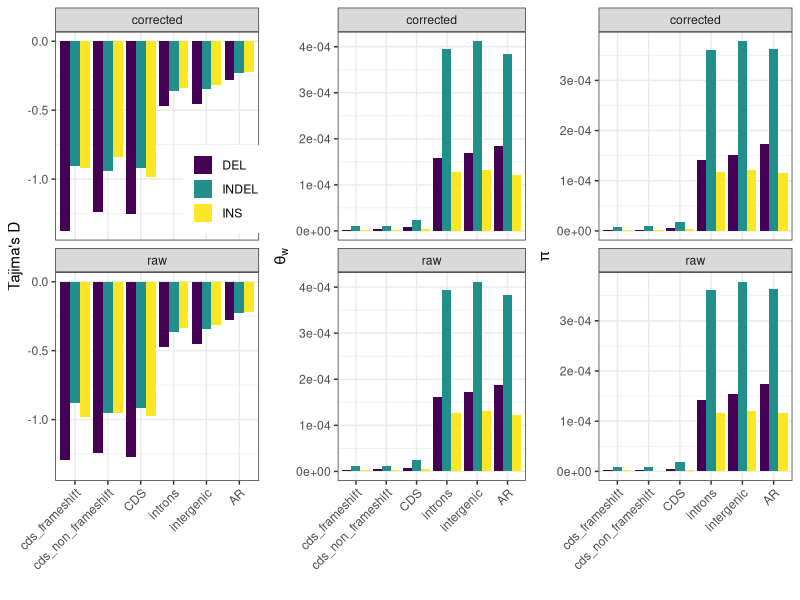
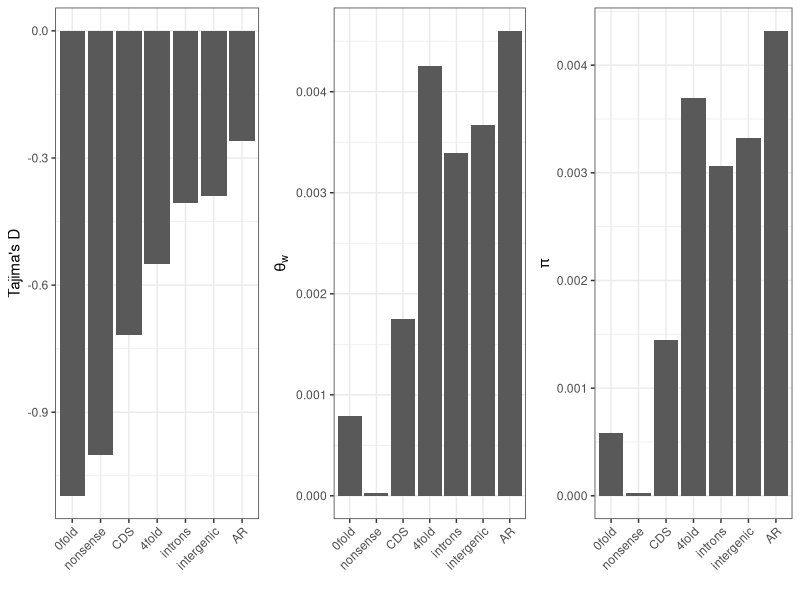

These charts were generated, in order, by the following R code:
library(ggplot2)
library(gridExtra)
library(dplyr)
library(viridis)

summary_data = read.delim('bgi10_stats_nocorrection.txt', na=0)
summary_data_sfs_correct = read.delim('bgi10_stats_sfs_corrected.txt', na=0)

summary_data$sfs = 'raw'
summary_data_sfs_correct$sfs = 'corrected'

all_sum = rbind(summary_data, summary_data_sfs_correct)

call_data = read.delim('bgi10_call.txt')

all_data = dplyr::left_join(all_sum, call_data, by=c('category', 'variation'))

all_data$tw_per_site = all_data$theta_w / all_data$call
all_data$pi_per_site = all_data$pi / all_data$call

str(all_data)

write.csv(all_data, 'bgi10_summary_stats.csv', row.names=FALSE)

all_data = subset(all_data, category != 'noncoding_noUCNEs'
  & category != 'UCNE' & category != 'ALL'
  & category != 'noncoding')
#
# all_data$category = factor(all_data$category,
#   levels=rev(c('cds_frameshift', 'cds_non_frameshift', 'CDS', '0fold', 'nonsense', '4fold', 'introns', 'intergenic', 'AR')))
#

indel_data = subset(all_data, variation!='SNP' & category!='0fold' & category!='4fold' & category!='nonsense')
snp_data = subset(all_data, variation=='SNP' & category!='cds_frameshift' & category!='cds_non_frameshift' &
                  sfs=='raw')
str(snp_data)
filtered_data = rbind(indel_data, snp_data)

indel_data$category = factor(indel_data$category, levels=c('cds_frameshift', 'cds_non_frameshift', 'CDS',
                                                           'introns', 'intergenic', 'AR'))

snp_data$category = factor(snp_data$category, levels=c('0fold', 'nonsense', 'CDS', '4fold',
                                                         'introns', 'intergenic', 'AR'))

# theta_w
tw = ggplot(indel_data, aes(x=category, y=tw_per_site, fill=variation))+
  geom_bar(stat='identity', position = position_dodge(width=0.9), size = 2) +
  theme_bw() +
  facet_wrap(~sfs, ncol=1) +
  xlab('')  + ylab(expression(theta[w])) +
  theme(legend.title=element_blank(), legend.position='none',
  axis.text.x=element_text(angle=45, hjust=1)) +
  scale_fill_viridis(discrete=T)

# pi
pi = ggplot(indel_data, aes(x=category, y=pi_per_site, fill=variation))+
  geom_bar(stat='identity', position = position_dodge(width=0.9), size = 2) +
  theme_bw() +
  facet_wrap(~sfs, ncol=1) +
  xlab('')  + ylab(expression(pi)) +
  theme(legend.title=element_blank(), legend.position='none',
  axis.text.x=element_text(angle=45, hjust=1)) +
  scale_fill_viridis(discrete=T)

# tajD
tajd = ggplot(indel_data, aes(x=category, y=tajD, fill=variation))+
  geom_bar(stat='identity', position = position_dodge(width=0.9), size = 2) +
  theme_bw() +
  facet_wrap(~sfs, ncol=1) +
  xlab('')  + ylab("Tajima's D") +
  #ylim(-1.3, -0.2) +
  theme(legend.title=element_blank(), legend.position=c(0.83, 0.65),
  axis.text.x=element_text(angle=45, hjust=1)) +
  scale_fill_viridis(discrete=T)
#
# # pdf(file='gt_summary_stats.pdf', width=9, height=3)
# #
# # grid.arrange(tajd, tw, pi, nrow=1)
# #
# # dev.off()
#
# # pdf(file='gt_tajd.pdf', width=3, height=3)
# #
# # tajd
# #
# # dev.off()
#
png(file='gt_summary_stats.png', width=9, height=6, units='in', res=360)

grid.arrange(tajd, tw, pi, nrow=1)

dev.off()

# SNP sum stats #

# theta_w
tw_snp = ggplot(snp_data, aes(x=category, y=tw_per_site))+
  geom_bar(stat='identity', position = position_dodge(width=0.9), size = 2) +
  theme_bw() +
  xlab('')  + ylab(expression(theta[w])) +
  theme(legend.title=element_blank(), legend.position='none',
  axis.text.x=element_text(angle=45, hjust=1))

# pi
pi_snp = ggplot(snp_data, aes(x=category, y=pi_per_site))+
  geom_bar(stat='identity', position = position_dodge(width=0.9), size = 2) +
  theme_bw() +
  xlab('')  + ylab(expression(pi)) +
  theme(legend.title=element_blank(), legend.position='none',
  axis.text.x=element_text(angle=45, hjust=1))

# tajD
tajd_snp = ggplot(snp_data, aes(x=category, y=tajD))+
  geom_bar(stat='identity', position = position_dodge(width=0.9), size = 2) +
  theme_bw() +
  xlab('')  + ylab("Tajima's D") +
  #ylim(-1.3, -0.2) +
  theme(legend.title=element_blank(), legend.position=c(0.83, 0.65),
  axis.text.x=element_text(angle=45, hjust=1))

png(file='gt_summary_stats_snps.png', width=9, height=3, units='in', res=360)

grid.arrange(tajd_snp, tw_snp, pi_snp, nrow=1)

dev.off()